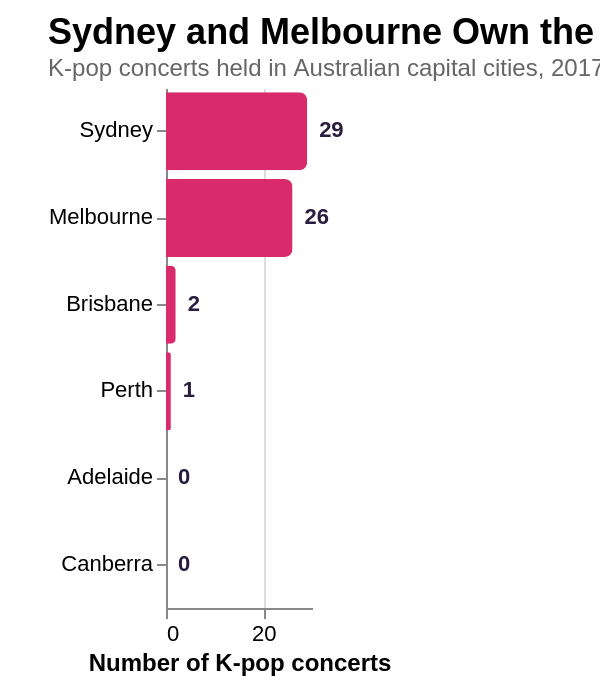

Specify this chart in Vega-Lite:
### Vega-Lite specification from a JSON file in a GitHub repository (floating-point values rounded to 4 significant figures)
{"title": {"text": "Sydney and Melbourne Own the Tour Circuit", "subtitle": "K-pop concerts held in Australian capital cities, 2017–2024. Source: Wikipedia tour pages.", "anchor": "start", "fontSize": 18, "subtitleFontSize": 12, "subtitleColor": "#666"}, "width": "container", "height": 260, "autosize": {"type": "fit-x", "contains": "padding"}, "config": {"view": {"stroke": null}, "axis": {"labelFontSize": 11, "titleFontSize": 12}, "legend": {"orient": "bottom", "titleFontSize": 12, "labelFontSize": 11, "padding": 12, "offset": 12, "columns": 0}}, "data": {"values": [{"city": "Sydney", "concerts": 29, "total_capacity": 432500}, {"city": "Melbourne", "concerts": 26, "total_capacity": 343720}, {"city": "Brisbane", "concerts": 2, "total_capacity": 4700}, {"city": "Perth", "concerts": 1, "total_capacity": 2500}, {"city": "Adelaide", "concerts": 0, "total_capacity": 0}, {"city": "Canberra", "concerts": 0, "total_capacity": 0}]}, "layer": [{"mark": {"type": "bar", "color": "#d92b6c", "cornerRadiusEnd": 4}, "encoding": {"y": {"field": "city", "type": "nominal", "sort": "-x", "title": null}, "x": {"field": "concerts", "type": "quantitative", "title": "Number of K-pop concerts", "axis": {"tickMinStep": 1}}, "tooltip": [{"field": "city", "title": "City"}, {"field": "concerts", "title": "Concerts"}, {"field": "total_capacity", "title": "Combined venue capacity", "format": ","}]}}, {"mark": {"type": "text", "align": "left", "dx": 6, "color": "#2a1d3f", "fontWeight": "bold"}, "encoding": {"y": {"field": "city", "type": "nominal", "sort": "-x"}, "x": {"field": "concerts", "type": "quantitative"}, "text": {"field": "concerts"}}}], "$schema": "https://vega.github.io/schema/vega-lite/v5.json", "padding": {"left": 24, "right": 24, "top": 8, "bottom": 8}}
